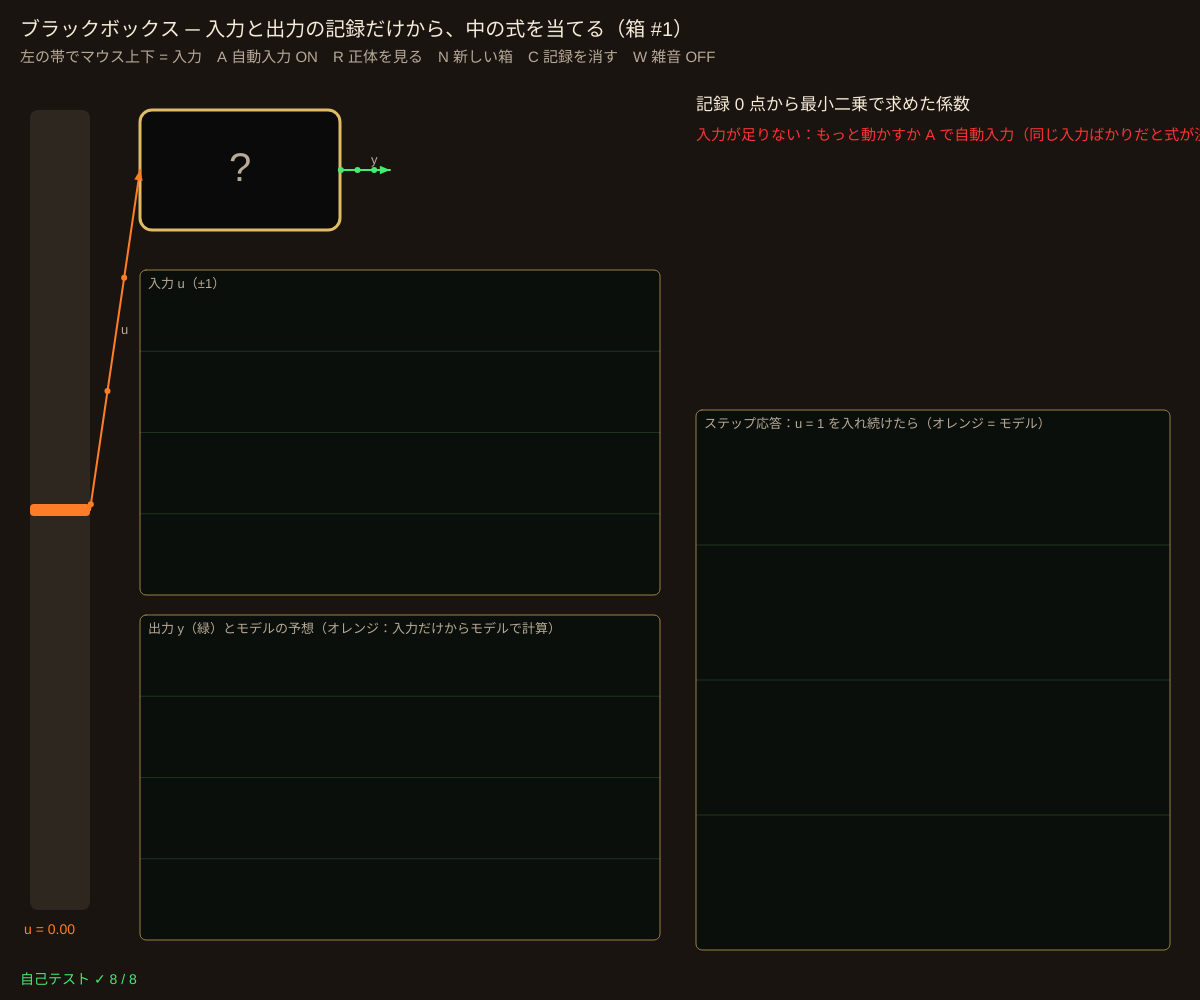
Frame 1 (no input)
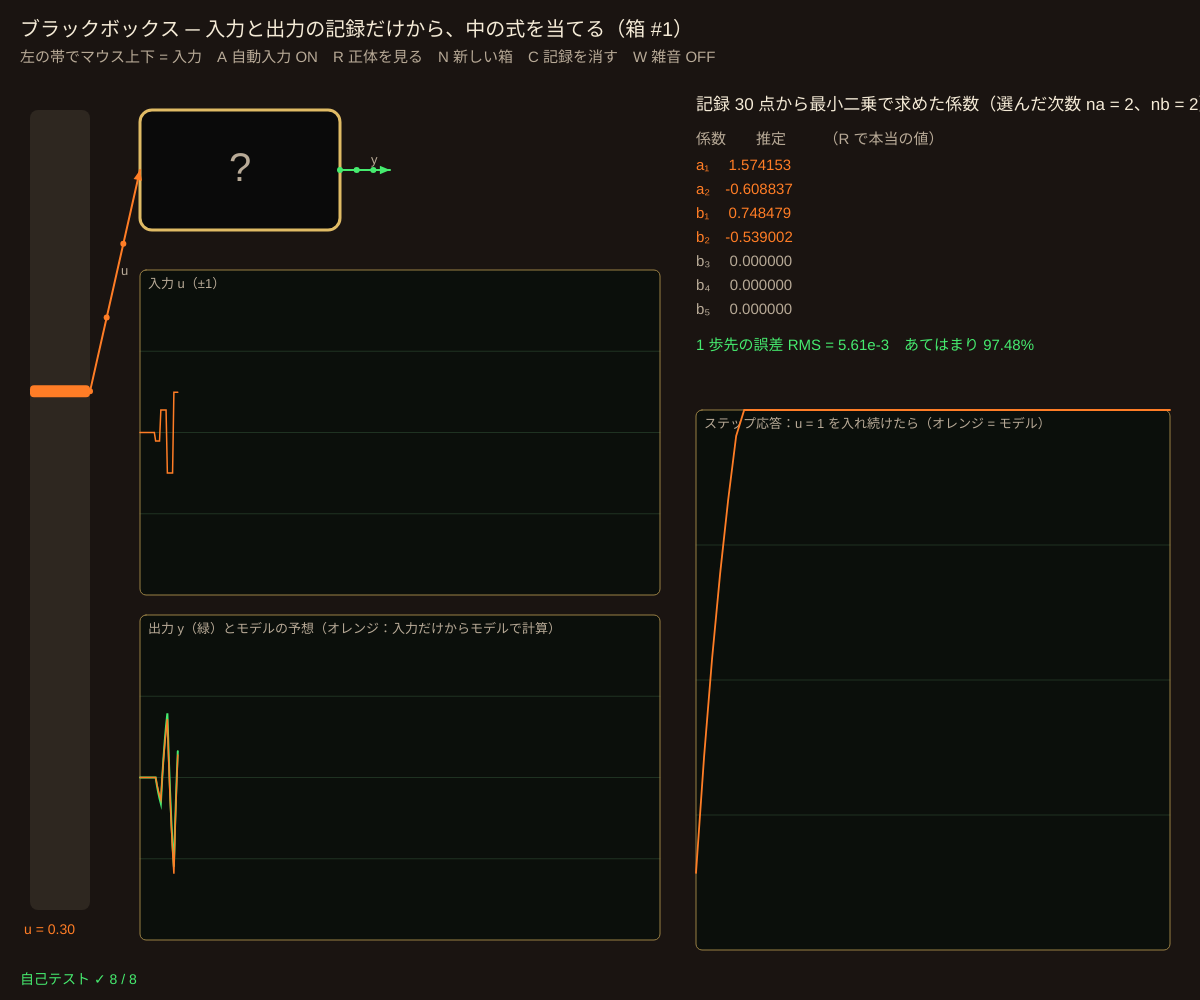
Frame 60 (no input)
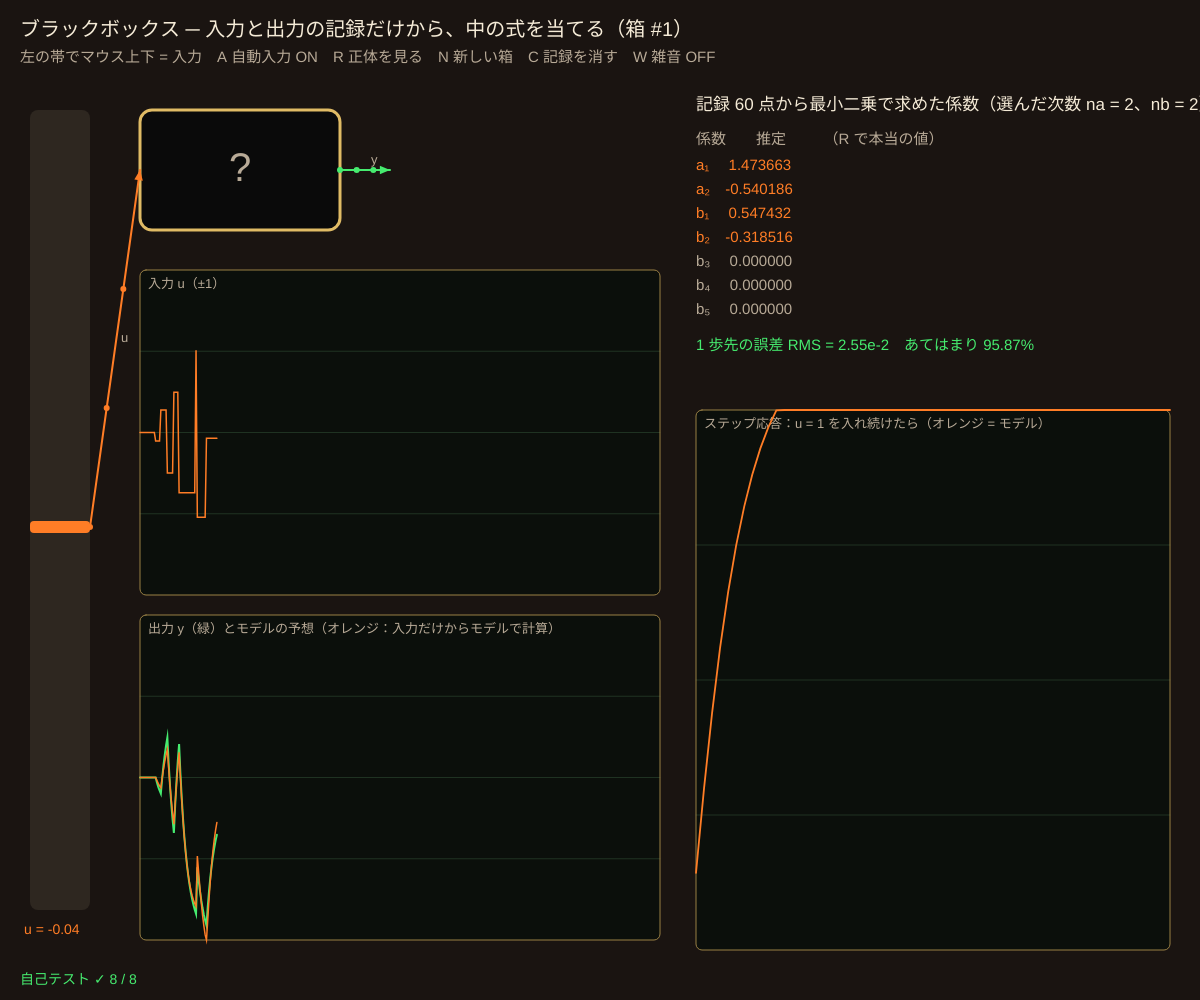
Frame 120 (the mouse pressed at the canvas centre since frame 60)

The p5.js sketch that drew these frames (run headless with seeded random() and noise() and a simulated clock; from frame 60 on, the mouse is pressed at the canvas centre):

// p5.js sketch
// ── sketch.js
// ============================================
// 06 ブラックボックス
// 中身の見えない箱に入力 u を入れ、出てくる出力 y を記録する。記録だけから箱の「式」を当てる（システム同定）
// モデル（ARX）：y[k] = a₁y[k−1] + a₂y[k−2] + b₁u[k−1] + … + b₅u[k−5]。次数を小さい順に試し、係数は最小二乗法で。R で答え合わせ
// 左の帯でマウス上下 = 入力 u / A = 自動の入力（ランダムな高さの階段） / R = 正体を見る / N = 新しい箱 / C = 記録を消す / W = 雑音
// ============================================

const NA = 2, NB = 5;      // ★ モデルの次数：過去の出力 2 つ、過去の入力 5 つ
const MAXREC = 400;        // 記録する点の数
const KINDS = ['1 次遅れ', '2 次（ゆれる）', 'むだ時間', '非線形'];
let hidden, rec, autoIn = true, reveal = false, noiseOn = false, uNow = 0, rng, fit = null, boxN = 0;

function setup() {
  createCanvas(windowWidth, windowHeight);
  colorMode(HSB, 360, 100, 100, 100);
  selfTest();
  rng = makeRng(2024);
  newBox();
}
// ---- 箱の中身（4 種類のどれか）。θ = その箱を ARX で書いたときの本当の係数 [a1, a2, b1…b5]
function makeBox(kind) {
  if (kind === 0) return { kind, f: (y, u) => 0.9 * y[1] + 0.2 * u[1], theta: [0.9, 0, 0.2, 0, 0, 0, 0] };
  if (kind === 1) return { kind, f: (y, u) => 1.6 * y[1] - 0.81 * y[2] + 0.25 * u[1], theta: [1.6, -0.81, 0.25, 0, 0, 0, 0] };
  if (kind === 2) return { kind, f: (y, u) => 0.8 * y[1] + 0.3 * u[4], theta: [0.8, 0, 0, 0, 0, 0.3, 0] };
  return { kind, f: (y, u) => 0.85 * y[1] + 0.3 * Math.tanh(3 * u[1]), theta: null };
}
function newBox() { boxN++; hidden = makeBox(Math.floor(rng() * 4)); clearRec(); reveal = false; }
function clearRec() { rec = { u: [], y: [] }; fit = null; }
// 箱を 1 きざみ動かす：過去の値を並べた配列 hy[i] = y[k−i]、hu[i] = u[k−i]
function boxStep(b, U, Y, uNew, noise) {
  U.push(uNew);
  let k = U.length - 1, hy = [], hu = [];
  for (let i = 0; i <= 5; i++) { hy.push(k - i >= 0 && k - i < Y.length ? Y[k - i] : 0); hu.push(k - i >= 0 ? U[k - i] : 0); }
  let y = b.f(hy, hu) + noise;
  Y.push(clampv(fin(y, 0), -50, 50));
}
// ---- 同定：記録から行（説明変数）を作って最小二乗。次数 (na, nb) は小さい順に試す
// （1 次遅れの箱に 2 次のモデルを使うと、y[k−1] が y[k−2] と u[k−2] で書けてしまい式が 1 つに決まらない）
function arxRows(U, Y, na, nb) {
  let X = [], t = [];
  for (let k = Math.max(NA, NB); k < Y.length; k++) {
    let r = []; for (let i = 1; i <= na; i++) r.push(Y[k - i]); for (let i = 1; i <= nb; i++) r.push(U[k - i]);
    X.push(r); t.push(Y[k]);
  }
  return { X, t };
}
function fitOrder(U, Y, na, nb) {
  let { X, t } = arxRows(U, Y, na, nb);
  if (X.length < 20) return null;
  let c = lsqFit(X, t); if (!c) return null;
  let res = 0, sy = 0, my = t.reduce((a, b) => a + b, 0) / t.length;
  X.forEach((r, i) => { let p = r.reduce((s, v, j) => s + v * c[j], 0); res += (t[i] - p) ** 2; sy += (t[i] - my) ** 2; });
  let th = new Array(NA + NB).fill(0);                     // 7 個の並びにそろえる（使わない係数は 0）
  for (let i = 0; i < na; i++) th[i] = c[i];
  for (let i = 0; i < nb; i++) th[NA + i] = c[na + i];
  return { th, na, nb, n: t.length, rms: Math.sqrt(res / t.length), ys: Math.sqrt(sy / t.length), fitPct: sy > 0 ? 100 * (1 - Math.sqrt(res / sy)) : 0 };
}
function identify(U, Y) {
  let cands = [];
  for (let na = 1; na <= NA; na++) for (let nb = 1; nb <= NB; nb++) { let f = fitOrder(U, Y, na, nb); if (f) cands.push(f); }
  if (!cands.length) return null;
  cands.sort((a, b) => a.na + a.nb - (b.na + b.nb));
  let exact = cands.find((f) => f.rms <= 1e-9 * Math.max(f.ys, 1e-12));   // 誤差がほぼ 0 になる一番小さいモデル
  if (exact) return exact;
  let aic = (f) => f.n * Math.log(f.rms * f.rms + 1e-300) + 2 * (f.na + f.nb);   // なければ AIC が最小のもの
  return cands.reduce((m, f) => (aic(f) < aic(m) ? f : m));
}
// モデルだけで動かした出力（入力は記録と同じ）
function simulateModel(th, U) {
  let Y = [];
  for (let k = 0; k < U.length; k++) { let y = 0; for (let i = 1; i <= NA; i++) y += th[i - 1] * (k - i >= 0 ? Y[k - i] : 0); for (let i = 1; i <= NB; i++) y += th[NA + i - 1] * (k - i >= 0 ? U[k - i] : 0); Y.push(clampv(fin(y, 0), -50, 50)); }
  return Y;
}

function draw() {
  background(24, 35, 10);
  let sx = 30, sy = 110, sw = 60, sh = height - 200;
  if (frameCount % 2 === 0) {
    if (autoIn) { if (rng() < 0.15) uNow = 2 * rng() - 1; }
    else if (mouseX > sx - 20 && mouseX < sx + sw + 20 && mouseY > sy && mouseY < sy + sh) uNow = clampv(1 - (2 * (mouseY - sy)) / sh, -1, 1);
    boxStep(hidden, rec.u, rec.y, uNow, noiseOn ? 0.02 * (2 * rng() - 1) : 0);
    if (rec.u.length > MAXREC) { rec.u.shift(); rec.y.shift(); }
    if (frameCount % 10 === 0) fit = identify(rec.u, rec.y);
  }

  say('ブラックボックス ─ 入力と出力の記録だけから、中の式を当てる（箱 #' + boxN + '）', 20, 36, 20);
  say('左の帯でマウス上下 = 入力　A 自動入力 ' + (autoIn ? 'ON' : 'OFF') + '　R 正体を' + (reveal ? '隠す' : '見る') + '　N 新しい箱　C 記録を消す　W 雑音 ' + (noiseOn ? 'ON' : 'OFF'), 20, 62, 15, C_SUB);

  // ---- 入力の帯
  noStroke(); fill(28, 30, 18); rect(sx, sy, sw, sh, 8);
  fill(col(C_TUBE)); let uy = sy + ((1 - uNow) / 2) * sh; rect(sx, uy - 6, sw, 12, 4);
  say('u = ' + uNow.toFixed(2), sx - 6, sy + sh + 24, 14, C_TUBE);
  // ---- 箱
  let bx = sx + sw + 50, by = sy, bw = 200, bh = 120;
  stroke(col(C_BRASS)); strokeWeight(3); fill(reveal ? color(30, 30, 22) : color(0, 0, 4)); rect(bx, by, bw, bh, 12);
  noStroke(); fill(col(reveal ? C_TXT : C_SUB)); textAlign(CENTER, CENTER); textSize(reveal ? 18 : 40);
  text(reveal ? KINDS[hidden.kind] : '?', bx + bw / 2, by + bh / 2); textAlign(LEFT, BASELINE);
  flowArrow(sx + sw, uy, bx, by + bh / 2, C_TUBE, (frameCount / 60) % 1, 'u');
  flowArrow(bx + bw, by + bh / 2, bx + bw + 50, by + bh / 2, C_SCOPE, (frameCount / 60) % 1, 'y');

  // ---- 記録と、モデルだけで動かした出力
  let gx = bx, gy = by + bh + 40, gw = width * 0.55 - gx, gh = (height - gy - 60) / 2 - 10;
  plotFrame(gx, gy, gw, gh, '入力 u（±1）');
  plotLine(rec.u, gx, gy, gw, gh, -1.2, 1.2, C_TUBE, MAXREC, 1.5);
  let gy2 = gy + gh + 20, ymax = Math.max(1, ...rec.y.map(Math.abs)) * 1.1;
  plotFrame(gx, gy2, gw, gh, '出力 y（緑）とモデルの予想（オレンジ：入力だけからモデルで計算）');
  plotLine(rec.y, gx, gy2, gw, gh, -ymax, ymax, C_SCOPE, MAXREC, 2);
  if (fit) plotLine(simulateModel(fit.th, rec.u), gx, gy2, gw, gh, -ymax, ymax, C_TUBE, MAXREC, 1.5);

  // ---- 推定した係数
  let tx = width * 0.58, ty = 110;
  say('記録 ' + rec.y.length + ' 点から最小二乗で求めた係数' + (fit ? '（選んだ次数 na = ' + fit.na + '、nb = ' + fit.nb + '）' : ''), tx, ty, 17);
  if (!fit) say('入力が足りない：もっと動かすか A で自動入力（同じ入力ばかりだと式が決まらない）', tx, ty + 30, 15, C_ALARM);
  else {
    let names = ['a₁', 'a₂', 'b₁', 'b₂', 'b₃', 'b₄', 'b₅'];
    say('係数　　推定　　　' + (reveal ? '本当' : '（R で本当の値）'), tx, ty + 34, 15, C_SUB);
    names.forEach((n, i) => {
      let tr = reveal && hidden.theta ? hidden.theta[i] : null;
      say(n + '　' + (fit.th[i] >= 0 ? ' ' : '') + fit.th[i].toFixed(6) + (tr !== null ? '　　' + (tr >= 0 ? ' ' : '') + tr.toFixed(6) + '　差 ' + Math.abs(fit.th[i] - tr).toExponential(1) : ''), tx, ty + 60 + i * 24, 15, Math.abs(fit.th[i]) > 0.02 ? C_TUBE : C_SUB);
    });
    say('1 歩先の誤差 RMS = ' + fit.rms.toExponential(2) + '　あてはまり ' + fit.fitPct.toFixed(2) + '%', tx, ty + 240, 15, C_SCOPE);
    if (reveal && !hidden.theta) say('非線形の箱は ARX（線形）では書けない → 誤差が 0 にならない', tx, ty + 266, 15, C_ALARM);
    if (reveal && hidden.theta) say(noiseOn ? '雑音があると推定は少しずれる' : '雑音なし・中身がモデルの形 → ほぼぴったり当たる', tx, ty + 266, 15, C_SCOPE);
  }
  // ---- 階段の入力への応答（ステップ応答）
  let sx2 = tx, sy2 = ty + 300, sw2 = width - tx - 30, sh2 = height - sy2 - 50;
  plotFrame(sx2, sy2, sw2, sh2, 'ステップ応答：u = 1 を入れ続けたら（オレンジ = モデル' + (reveal ? '、緑 = 本当' : '') + '）');
  let step = new Array(60).fill(1);
  if (reveal) { let U = [], Y = []; for (let k = 0; k < 60; k++) boxStep(hidden, U, Y, 1, 0); plotLine(Y, sx2, sy2, sw2, sh2, -0.5, 3, C_SCOPE, 60, 2.5); }
  if (fit) plotLine(simulateModel(fit.th, step), sx2, sy2, sw2, sh2, -0.5, 3, C_TUBE, 60, 1.8);
  drawSelfTest();
}

function keyPressed() {
  if (key === 'a' || key === 'A') autoIn = !autoIn;
  if (key === 'r' || key === 'R') reveal = !reveal;
  if (key === 'n' || key === 'N') newBox();
  if (key === 'c' || key === 'C') clearRec();
  if (key === 'w' || key === 'W') noiseOn = !noiseOn;
}

// ---- 自己テスト
function record(kind, n, seed, uFn) {
  let b = makeBox(kind), r = makeRng(seed), U = [], Y = [], u = 1;
  for (let k = 0; k < n; k++) { if (uFn) u = uFn(k); else if (r() < 0.3) u = 2 * r() - 1; boxStep(b, U, Y, u, 0); }
  return { b, U, Y };
}
function selfTest() {
  selfTestResults = [];
  for (let kind = 0; kind < 3; kind++) {
    let { b, U, Y } = record(kind, 200, 7 + kind), f = identify(U, Y);
    let err = f ? Math.max(...f.th.map((v, i) => Math.abs(v - b.theta[i]))) : Infinity;
    check(KINDS[kind] + '：雑音なしの 200 点から係数を誤差 ' + err.toExponential(1) + '（< 1e-6）で当てる', err < 1e-6);
  }
  let nl = record(3, 200, 11), fn = identify(nl.U, nl.Y);
  check('非線形の箱：ARX では 1 歩先の誤差が残る（RMS ' + (fn ? fn.rms.toExponential(1) : '—') + ' > 1e-3）', fn && fn.rms > 1e-3);
  let c0 = record(2, 200, 1, () => 0);
  check('入力がずっと 0（出力も 0）→ 何もわからないので null（NaN を出さない）', identify(c0.U, c0.Y) === null);
  let c1 = record(0, 200, 1, (k) => (k % 2 ? 1 : -1)), f1 = identify(c1.U, c1.Y);
  check('入力が同じ ±1 のくり返しでも、1 次遅れなら当たる（誤差 < 1e-6）', f1 && Math.max(...f1.th.map((v, i) => Math.abs(v - c1.b.theta[i]))) < 1e-6);
  let { b, U } = record(1, 100, 3), Ysim = simulateModel(b.theta, U), Yt = []; let U2 = [];
  for (let k = 0; k < U.length; k++) boxStep(b, U2, Yt, U[k], 0);
  check('本当の係数でモデルを動かすと、箱の出力と一致（差 < 1e-12）', Ysim.every((v, i) => Math.abs(v - Yt[i]) < 1e-12));
  check('2 次の箱のステップ応答の行きつく先 = 0.25 ÷ (1 − 1.6 + 0.81) = 1.1905', near(simulateModel(b.theta, new Array(600).fill(1))[599], 0.25 / 0.21, 1e-6));
  reportSelfTest();
}

// ---------- やってみよう ----------
// 1. A を切って、左の帯で自分で入力を作る。ゆっくり動かすだけだと「入力が足りない」になる？ どんな入力だと当たりやすい？
// 2. 当てた係数を見て、箱の種類を予想してから R で答え合わせ。むだ時間の箱では b のどこが大きい？
// 3. W で雑音を入れると、推定はどれくらいずれる？ 記録が長いほど良くなる？
// 4. 非線形の箱で、入力を小さく（±0.2 くらい）すると、ARX のあてはまりはどうなる？
// 5. NB を 2 にすると、むだ時間の箱は当てられる？ モデルの「形」が合っていないとどうなるか


// ==================================================
// ここから下は「サイバネティクスの道具」（中身は読まなくても OK。消さないでね）
// ==================================================
function clampv(v, a, b) { return v < a ? a : v > b ? b : v; }
function fin(v, d) { return Number.isFinite(v) ? v : d; }        // NaN・Infinity なら d にもどす
// 決まった種（seed）から毎回同じ乱数列（0〜1）を出す。自己テストをいつも同じにするため
function makeRng(seed) {
  let a = seed >>> 0;
  return () => { a = (a + 0x6d2b79f5) >>> 0; let t = a; t = Math.imul(t ^ (t >>> 15), t | 1); t ^= t + Math.imul(t ^ (t >>> 7), t | 61); return ((t ^ (t >>> 14)) >>> 0) / 4294967296; };
}

// ---- 画面の道具（色は [色相, 彩度, 明るさ] の配列）
const C_TXT = [40, 12, 96], C_SUB = [35, 18, 72], C_SCOPE = [135, 70, 92], C_TUBE = [24, 85, 100], C_BRASS = [42, 55, 88], C_ALARM = [0, 80, 100];
function col(c, a) { return color(c[0], c[1], c[2], a === undefined ? 100 : a); }
function say(s, x, y, size, c) { noStroke(); fill(col(c || C_TXT)); textSize(size || 15); text(s, x, y); }
// オシロスコープ風の枠
function plotFrame(x, y, w, h, title) {
  noStroke(); fill(130, 40, 6, 90); rect(x, y, w, h, 6);
  stroke(130, 40, 40, 40); strokeWeight(1);
  for (let k = 1; k < 4; k++) line(x, y + (h * k) / 4, x + w, y + (h * k) / 4);
  noFill(); stroke(C_BRASS[0], C_BRASS[1], 60); rect(x, y, w, h, 6);
  if (title) say(title, x + 8, y + 18, 13, C_SUB);
}
// arr の値を lo〜hi の範囲で、枠 (x, y, w, h) に折れ線で描く（n = 横に並べる点の数）
function plotLine(arr, x, y, w, h, lo, hi, c, n, wt) {
  if (!arr || arr.length < 2) return;
  n = n || arr.length;
  stroke(col(c)); strokeWeight(wt || 2); noFill();
  beginShape();
  for (let i = 0; i < arr.length; i++) vertex(x + (i / (n - 1)) * w, y + h - clampv((fin(arr[i], lo) - lo) / (hi - lo), 0, 1) * h);
  endShape();
}
function hLine(v, x, y, w, h, lo, hi, c) {   // グラフの中の水平線（目標値など）
  let yy = y + h - clampv((v - lo) / (hi - lo), 0, 1) * h;
  stroke(col(c, 70)); strokeWeight(1); drawingContext.setLineDash([6, 5]); line(x, yy, x + w, yy); drawingContext.setLineDash([]);
}
// ブロック図の箱（名前と今の値）
function blockBox(x, y, w, h, name, val, c) {
  stroke(col(c || C_BRASS)); strokeWeight(2); fill(25, 40, 16); rect(x, y, w, h, 8);
  noStroke(); fill(col(C_TXT)); textAlign(CENTER, CENTER); textSize(15); text(name, x + w / 2, y + h / 2 - (val === undefined ? 0 : 10));
  if (val !== undefined) { fill(col(c || C_TUBE)); textSize(14); text(val, x + w / 2, y + h / 2 + 12); }
  textAlign(LEFT, BASELINE);
}
// 信号の矢印：点が流れて「ループを回る」ようすを見せる（phase = 0〜1）
function flowArrow(x1, y1, x2, y2, c, phase, label) {
  stroke(col(c)); strokeWeight(2); line(x1, y1, x2, y2);
  let a = Math.atan2(y2 - y1, x2 - x1);
  noStroke(); fill(col(c)); triangle(x2, y2, x2 - 11 * Math.cos(a - 0.4), y2 - 11 * Math.sin(a - 0.4), x2 - 11 * Math.cos(a + 0.4), y2 - 11 * Math.sin(a + 0.4));
  for (let k = 0; k < 3; k++) { let f = (phase + k / 3) % 1; circle(x1 + (x2 - x1) * f, y1 + (y2 - y1) * f, 6); }
  if (label) { fill(col(C_SUB)); textSize(13); text(label, (x1 + x2) / 2 + 6, (y1 + y2) / 2 - 6); }
}

// ---- 自己テストの道具
let selfTestResults = [];
function check(name, cond) { selfTestResults.push({ name, ok: !!cond }); }
function near(a, b, tol) { return Number.isFinite(a) && Math.abs(a - b) <= (tol === undefined ? 1e-9 : tol); }
function reportSelfTest() { for (let r of selfTestResults) (r.ok ? console.log : console.error)((r.ok ? '✓ ' : '✗ ') + r.name); }
function selfTestLine() { let n = selfTestResults.filter((r) => r.ok).length; return '自己テスト ' + (n === selfTestResults.length ? '✓ ' : '✗ ') + n + ' / ' + selfTestResults.length; }
function drawSelfTest() { say(selfTestLine(), 20, height - 16, 14, selfTestResults.every((r) => r.ok) ? C_SCOPE : C_ALARM); }
// ---- 最小二乗法：行 X[k]（説明変数）と y[k] から、Σ(y − X·θ)² が最小の θ を求める（正規方程式）
function lsqFit(X, y) {
  let n = X[0].length, A = [], b = new Array(n).fill(0);
  for (let i = 0; i < n; i++) A.push(new Array(n).fill(0));
  for (let k = 0; k < X.length; k++) for (let i = 0; i < n; i++) { b[i] += X[k][i] * y[k]; for (let j = 0; j < n; j++) A[i][j] += X[k][i] * X[k][j]; }
  return solveLinear(A, b);
}
// 連立 1 次方程式 A x = b（部分ピボットのガウス消去）。解けない（情報が足りない）ときは null
function solveLinear(A0, b0) {
  let n = b0.length, A = A0.map((r) => r.slice()), b = b0.slice(), scale0 = 0;
  for (let i = 0; i < n; i++) for (let j = 0; j < n; j++) scale0 = Math.max(scale0, Math.abs(A[i][j]));
  if (!(scale0 > 0)) return null;
  for (let c = 0; c < n; c++) {
    let p = c;
    for (let r = c + 1; r < n; r++) if (Math.abs(A[r][c]) > Math.abs(A[p][c])) p = r;
    if (Math.abs(A[p][c]) < 1e-11 * scale0) return null;
    [A[c], A[p]] = [A[p], A[c]]; [b[c], b[p]] = [b[p], b[c]];
    for (let r = c + 1; r < n; r++) { let f = A[r][c] / A[c][c]; for (let k = c; k < n; k++) A[r][k] -= f * A[c][k]; b[r] -= f * b[c]; }
  }
  let x = new Array(n).fill(0);
  for (let r = n - 1; r >= 0; r--) { let s = b[r]; for (let k = r + 1; k < n; k++) s -= A[r][k] * x[k]; x[r] = s / A[r][r]; }
  return x.every(Number.isFinite) ? x : null;
}
